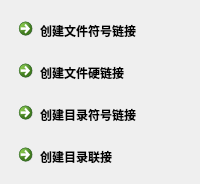
<?xml version="1.0" encoding="UTF-8"?>
<ui version="4.0">
 <class>MainWindow</class>
 <widget class="QMainWindow" name="MainWindow">
  <property name="windowTitle">
   <string>Win32 Ln</string>
  </property>
  <widget class="QWidget" name="centralWidget">
   <layout class="QVBoxLayout" name="verticalLayout">
    <item>
     <widget class="QCommandLinkButton" name="buttonFileSymbol">
      <property name="enabled">
       <bool>true</bool>
      </property>
      <property name="text">
       <string>创建文件符号链接</string>
      </property>
      <property name="checkable">
       <bool>false</bool>
      </property>
      <property name="autoDefault">
       <bool>false</bool>
      </property>
     </widget>
    </item>
    <item>
     <widget class="QCommandLinkButton" name="buttonFileHard">
      <property name="text">
       <string>创建文件硬链接</string>
      </property>
     </widget>
    </item>
    <item>
     <widget class="QCommandLinkButton" name="buttonDirSymbol">
      <property name="text">
       <string>创建目录符号链接</string>
      </property>
     </widget>
    </item>
    <item>
     <widget class="QCommandLinkButton" name="buttonDirJunction">
      <property name="text">
       <string>创建目录联接</string>
      </property>
     </widget>
    </item>
   </layout>
  </widget>
 </widget>
 <layoutdefault spacing="6" margin="11"/>
 <resources/>
 <connections/>
</ui>
